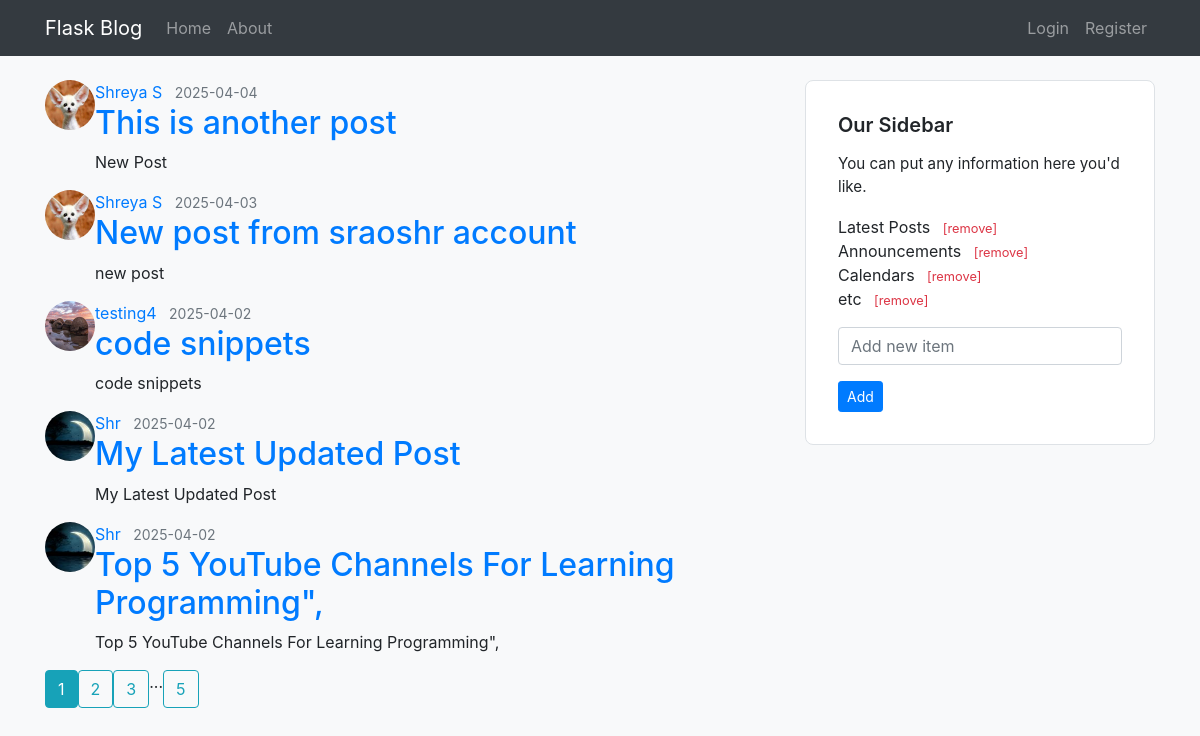
The page /home on the database its author committed.
### flaskblog/models.py (models this page shows, shortened)
class Post(db.Model):
    id=db.Column(db.Integer, primary_key=True)
    title=db.Column(db.String(100), nullable=False)
    date_posted=db.Column(db.DateTime, nullable=False, default=datetime.utcnow)
    content=db.Column(db.Text, nullable=False)
    user_id=db.Column(db.Integer, db.ForeignKey('user.id'), nullable=False)

class User(db.Model, UserMixin):
    id=db.Column(db.Integer, primary_key=True)
    username=db.Column(db.String(20), unique=True, nullable=False)
    email=db.Column(db.String(120), unique=True, nullable=False)
    image_file=db.Column(db.String(20), nullable=False, default='default.jpg')
    password=db.Column(db.String(60), nullable=False)
    posts=db.relationship('Post', backref='author', lazy=True)

### flaskblog/main/routes.py (the view)
@main.route("/")
@main.route("/home")
def home():
    page = request.args.get('page', 1, type=int)
    posts = Post.query.order_by(Post.date_posted.desc()).paginate(page=page, per_page=5)
    return render_template('home.html', posts=posts)

### flaskblog/__init__.py (called while the page is built)
def create_app(config_class=Config):
    app = Flask(__name__)
    app.config.from_object(Config)
    db.init_app(app)
    bcrypt.init_app(app)
    login_manager.init_app(app)
    mail.init_app(app)
    from flaskblog.users.routes import users
    from flaskblog.posts.routes import posts
    from flaskblog.main.routes import main
    from flaskblog.errors.handlers import errors
    app.register_blueprint(users)
    app.register_blueprint(posts)
    app.register_blueprint(main)
    app.register_blueprint(errors)
    @app.context_processor
    def inject_sidebar_items():
        from flaskblog.main.routes import sidebar_items
        return dict(sidebar_items=sidebar_items)
    return app

### flaskblog/templates/home.html
{% extends "layout.html" %}
{% block content %}
    {% for post in posts.items %}
        <article class="media content-section">
          <img class="rounded-circle article-img" src="{{ url_for('static', filename='profile_pics/' + post.author.image_file) }}" >
            <div class="media-body">
              <div class="article-metadata">
                <a class="mr-2" href="{{ url_for('users.user_posts', username=post.author.username) }}">{{ post.author.username }}</a>
                <small class="text-muted">{{ post.date_posted.strftime('%Y-%m-%d') }}</small>
              </div>
              <h2><a class="article-title" href="{{ url_for('posts.post', post_id=post.id) }}">{{ post.title }}</a></h2>
              <p class="article-content">{{ post.content }}</p>
            </div>
          </article>
    {% endfor %}
    <div class="pagination">
      {% for page_num in posts.iter_pages(left_edge=1, right_edge=1, left_current=1, right_current=2) %}
          {% if page_num %}
              {% if posts.page == page_num %}
              <a class="btn btn-info mb-4" href="{{ url_for('main.home', page=page_num) }}">{{ page_num }}</a>
          {% else %}
            <a class="btn btn-outline-info mb-4" href="{{ url_for('main.home', page=page_num) }}">{{ page_num }}</a>
          {% endif %}
          {% else %}
            ...
          {% endif %}
      {% endfor %}
    </div>
{% endblock content %}

### flaskblog/templates/layout.html (shortened to what this page needs)
<!DOCTYPE html>
<html lang="en">
  <head>
    <link
      rel="stylesheet"
      href="https://cdn.jsdelivr.net/npm/bootstrap@4.6.2/dist/css/bootstrap.min.css"
    >
    <link rel="stylesheet" href="{{ url_for('static', filename='main.css') }}">
  </head>
  <body>
    <nav class="navbar navbar-expand-lg navbar-dark bg-dark">
      <div class="container">
        <a class="navbar-brand" href="/">Flask Blog</a>
        <div class="collapse navbar-collapse" id="navbarNav">
          <div class="navbar-nav mr-auto">
              <a class="nav-link" href="{{ url_for('main.home') }}">Home</a>
              <a class="nav-link" href="{{ url_for('main.about') }}">About</a>
          </div>
          <div class="navbar-nav">
            {% if current_user.is_authenticated %}
            <a class="nav-link" href="{{ url_for('posts.new_post') }}">New Post</a>
              <a class="nav-link" href="{{ url_for('users.account') }}">Account</a>
              <a class="nav-link" href="{{ url_for('users.logout') }}">Logout</a>
            {% else %}
                <a class="nav-link" href="{{ url_for('users.login') }}">Login</a>
                <a class="nav-link" href="{{ url_for('users.register') }}">Register</a>
            {% endif %}
          </div>
        </div>
      </div>
    </nav>
    <div class="container mt-4">
      <div class="row">
        <div class="col-md-8">
          {% block content %}
          {% endblock %}
        </div>
        <div class="col-md-4">
          <div class="card p-3">
            <div class="card-body">
              <h5 class="card-title">Our Sidebar</h5>
              <p class="card-text">You can put any information here you'd like.</p>
              <ul class="list-unstyled">
                {% for item in sidebar_items %}
                  <li>
                    {{ item }}
                    <a href="{{ url_for('main.remove_sidebar_item', item=item) }}" class="text-danger ml-2" style="font-size: 0.8rem;">[remove]</a>
                  </li>
                {% endfor %}
              </ul>
              <form action="{{ url_for('main.add_sidebar_item') }}" method="POST" class="mt-3">
                <div class="form-group">
                  <input type="text" name="new_item" class="form-control" placeholder="Add new item">
                </div>
                <button type="submit" class="btn btn-primary btn-sm">Add</button>
              </form>
            </div>
          </div>
        </div>
      </div>
    </div>
  </body>
</html>

### flaskblog/static/main.css (style rules this page uses)
body { background-color: #f8f9fa; }
.navbar { margin-bottom: 1.5rem; }
.card { border: 1px solid #dee2e6; border-radius: 0.5rem; }
.card-body { padding: 1rem; }
h5.card-title { margin-bottom: 1rem; }
.article-img { width: 50px; height: 50px; object-fit: cover; border-radius: 50%; }
.card { word-wrap: break-word; white-space: normal; }
.card-title { font-weight: 600; font-size: 1.25rem; margin-bottom: 1rem; }
.card-text { font-size: 0.95rem; margin-bottom: 1rem; }

### rows shown on the page
Post: image_file (picture), author.username "Shreya S", date_posted "2025-04-04", title "This is another post", content "New Post"
Post: image_file (picture), author.username "Shreya S", date_posted "2025-04-03", title "New post from sraoshr account", content "new post"
Post: image_file (picture), author.username "testing4", date_posted "2025-04-02", title "code snippets", content "code snippets"
Post: image_file (picture), author.username "Shr", date_posted "2025-04-02", title "My Latest Updated Post", content "My Latest Updated Post"
Post: image_file (picture), author.username "Shr", date_posted "2025-04-02", title "Top 5 YouTube Channels For Learning Programming\",", content "Top 5 YouTube Channels For Learning Programming\","

### other values the page prints
{{ page_num }} "1"
{{ page_num }} "2" "3" "5"
{{ item }} "Latest Posts" "Announcements" "Calendars" "etc"
